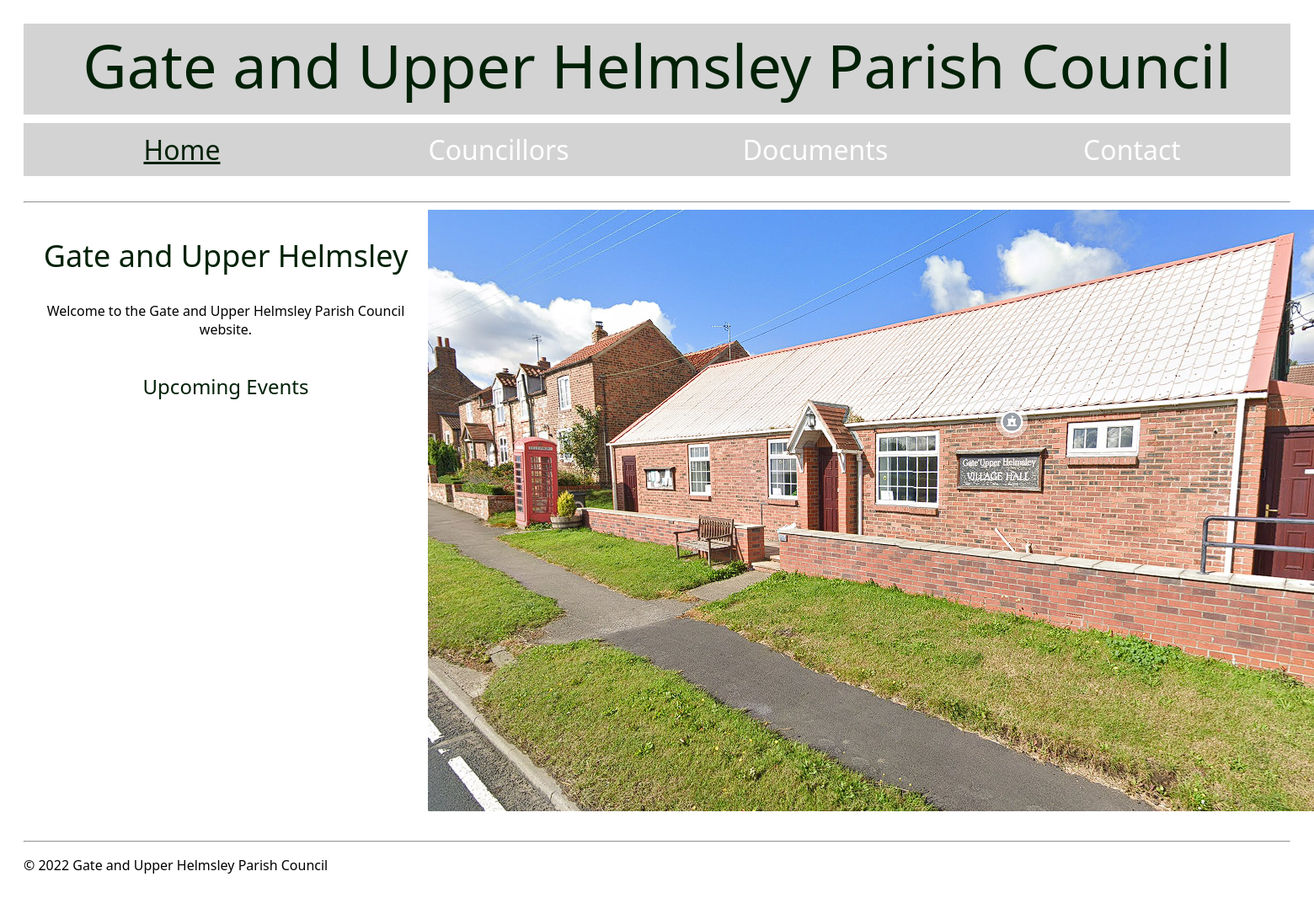
Before: / with the older database file.
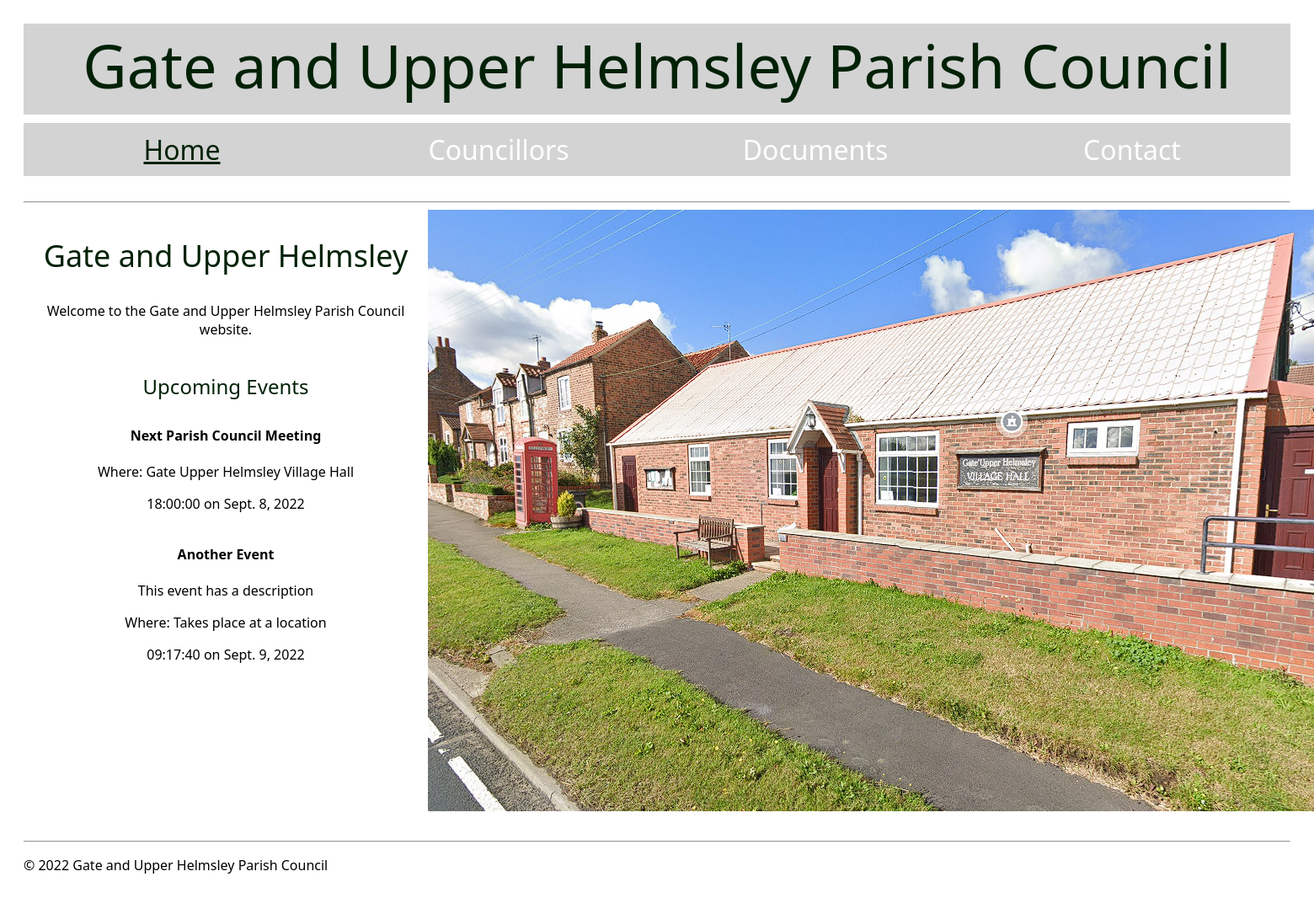
After: the same page with the newer database file.
### website/models.py (models this page shows, shortened)
class Event(models.Model):
    event_id = models.AutoField(primary_key=True)
    name = models.CharField(max_length=256, blank=False, null=False)
    description = models.CharField(max_length=4096, blank=True, null=True)
    location = models.CharField(max_length=1024, blank=True, null=True)
    when = models.DateTimeField(blank=False, null=False)
    hide = models.BooleanField(blank=False, null=False, default=False)

### website/views.py (the view)
# urls.py: path('', views.index),
def index(request: HttpRequest):
    if request.method == "GET":
        events = models.Event.objects.all()
        return render(
            request,
            'home.html',
            {
                'events': events
            }
        )
    else:
        return HttpResponseRedirect("../")

### website/templates/home.html
{% extends "base.html" %}
{% block body %}
    <div class="container-horizontal">
        <div id="welcome" class="container-vertical">
            <div class="centered">
                <h2 class="header-text">Gate and Upper Helmsley</h2>
                <p>Welcome to the Gate and Upper Helmsley Parish Council website.</p>
            </div>
            <div class="centered">
                <h3 class="header-small">Upcoming Events</h3>
            </div>
            {% for event in events %}
            <div class="event centered">
                <h4>{{event.name}}</h4>
                {% if event.description %}
                <p>{{event.description}}</p>
                {% endif %}
                <p>Where: {{event.location}}</p>
                <p>{{event.when.time.isoformat}} on {{event.when.date}}</p>
            </div>
            {% endfor %}
        </div>
        <div id="splash-image-container">
            {% load static %}
            <img class="splash" src="{% static 'img/splash.png' %}"/>
        </div>
    </div>
{% endblock %}

### website/templates/base.html (shortened to what this page needs)
<!DOCTYPE html>
<html>
    <head>
        {% load static %}
        <link rel="stylesheet" href="{% static 'css/base.css' %}"/>
    </head>
    <header>
        {% include "header.html" %}
    </header>
    <body>
        {% block body %}
        {% endblock %}
    </body>
    <footer>
        {% include "footer.html" %}
    </footer>
</html>

### website/templates/header.html (shortened to what this page needs)
<h1 class="title">Gate and Upper Helmsley Parish Council</h1>
<div>
    <nav class="container-horizontal">
        <a
            class="navigation-link
                {% if request.path == '/' %}
                    navigation-link-current
                {% endif %}"
            href="/"
        >
            Home
        </a>
        <a
            class="navigation-link
                "
            href="/councillors/"
        >
            Councillors
        </a>
        <a
            class="navigation-link
                "
            href="/documents/"
        >
            Documents
        </a>
        <a
            class="navigation-link
                "
            href="/contact/"
        >
            Contact
        </a>
    </nav>
</div>
<hr/>

### website/templates/footer.html
<hr/>
<p>&copy; 2022 Gate and Upper Helmsley Parish Council</p>

### website/static/css/base.css (style rules this page uses)
html { font-family: 'Segoe UI', Tahoma, Geneva, Verdana, sans-serif; overflow-y: scroll; }
body { padding: 20px; }
.title { margin: auto; text-align: center; color: #002106; background-color: lightgray; font-size: 72px; font-weight: normal; padding-bottom: 10px; }
.header-text { color: #002106; font-weight: normal; font-size: 36px; }
.header-small { color: #002106; font-weight: normal; font-size: 24px; margin-bottom: 10px; }
.centered { margin: auto; text-align: center; }
.container-horizontal { display: flex; flex-direction: row; align-items: flex-start; margin-bottom: 30px; }
.container-vertical { display: flex; flex-direction: column; align-items: flex-start; }
.navigation-link { margin-top: 10px; background-color: lightgray; color: white; text-decoration: none; flex: 1; text-align: center; font-size: 32px; padding: 10px; }
.navigation-link-current { color: #002106; text-decoration: underline; }
#splash-image-container { margin: auto; object-fit: cover; }
.splash { margin-left: auto; }
#welcome { min-width: 480px; flex-grow: 1; }

Changed rows visible on the page:
added Event: name "Next Parish Council Meeting", location "Gate Upper Helmsley Village Hall", when.time "18:00:00", when "Sept. 8, 2022"
added Event: name "Another Event", description "This event has a description", location "Takes place at a location", when.time "09:17:40", when "Sept. 9, 2022"
